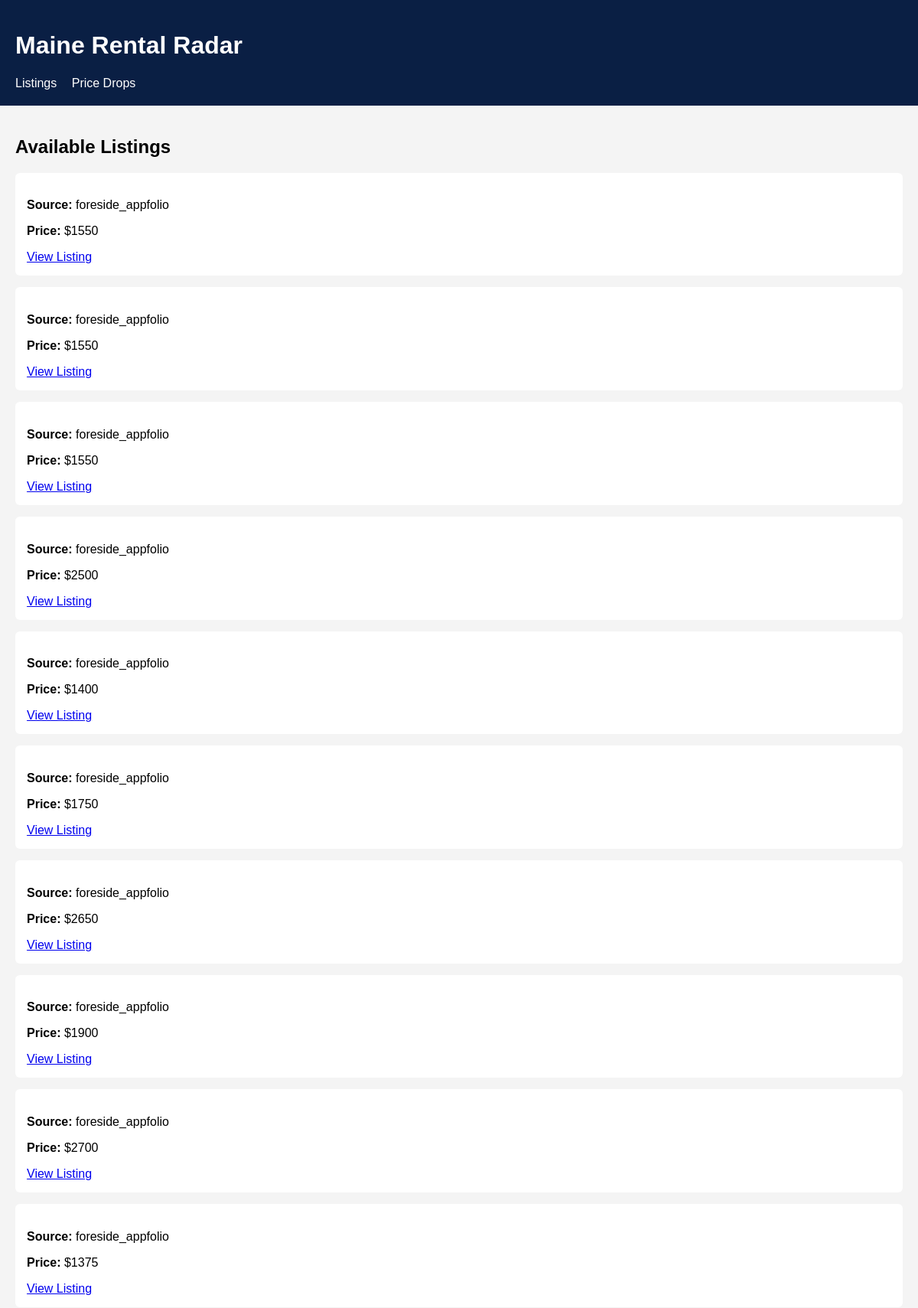
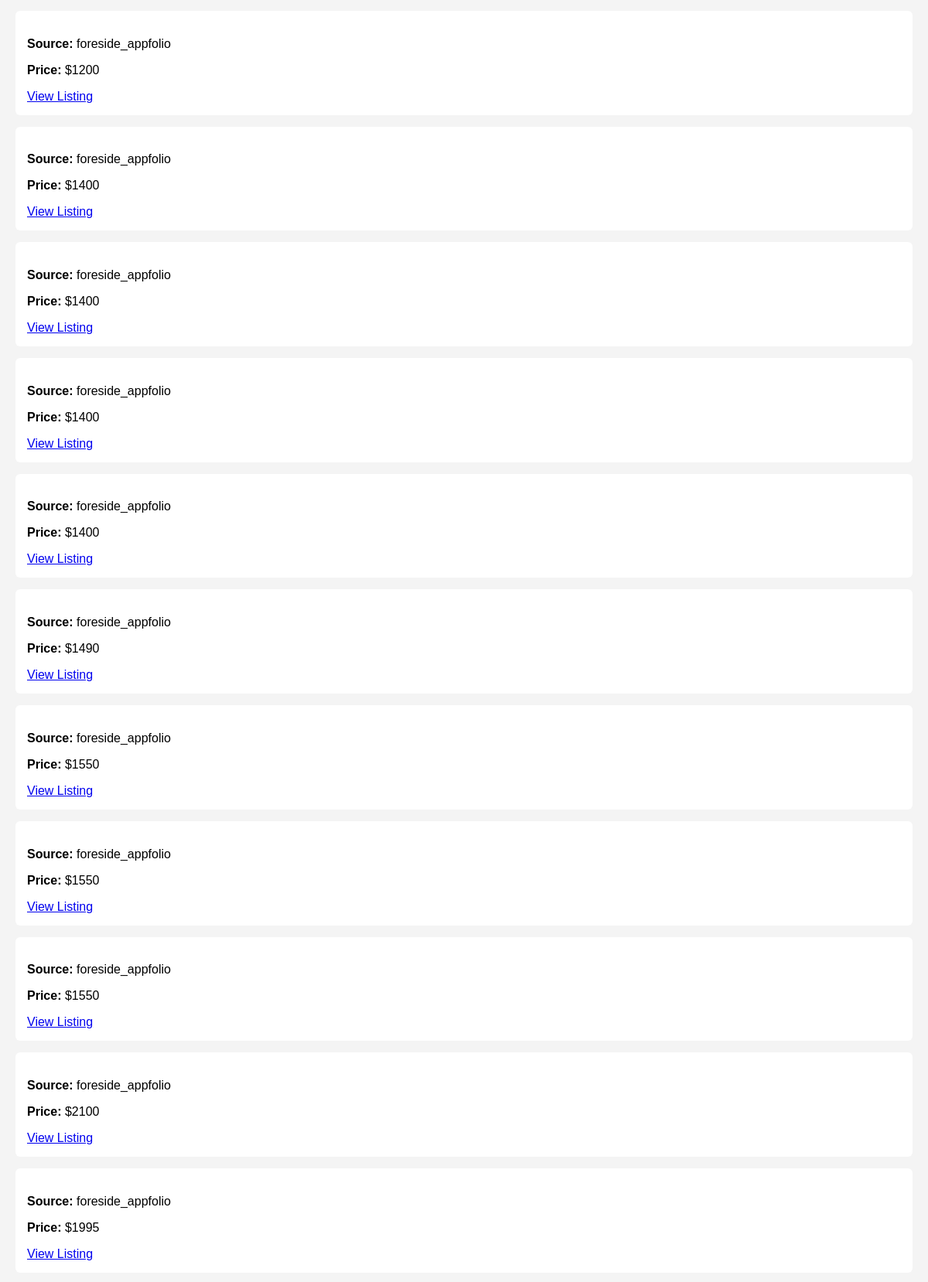
The page / (upper part) on the database its author committed (2 pictures, top to bottom).
### tables this page shows
CREATE TABLE listings (
    source TEXT,
    listing_id TEXT,
    title TEXT,
    url TEXT,
    price INTEGER,
    fetched_at TEXT,
    PRIMARY KEY (source, listing_id)
);

### main.py (the view)
@app.get("/", response_class=HTMLResponse)
def home(request: Request):
    rows = conn.execute(
        "SELECT source, title, url, price, fetched_at FROM listings ORDER BY fetched_at DESC"
    ).fetchall()
    listings = [
        {
            "source": r[0],
            "title": r[1],
            "url": r[2],
            "price": r[3],
            "fetched_at": r[4],
        }
        for r in rows
    ]
    return templates.TemplateResponse(
        "index.html",
        {"request": request, "listings": listings},
    )

### templates/index.html (shortened to what this page needs)
{% extends "base.html" %}
{% block content %}
<h2>Available Listings</h2>
{% for listing in listings %}
<div class="card">
    <p><strong>Source:</strong> {{ listing.source }}</p>
    <p><strong>Price:</strong> ${{ listing.price }}</p>
    <a href="{{ listing.url }}" target="_blank">View Listing</a>
</div>
{% endfor %}
{% endblock %}

### templates/base.html (shortened to what this page needs)
<!DOCTYPE html>
<html>
<head>
    <link rel="stylesheet" href="/static/styles.css">
</head>
<body>
<header>
    <h1>Maine Rental Radar</h1>
    <nav>
        <a href="/">Listings</a>
        <a href="/price-drops">Price Drops</a>
    </nav>
</header>
<main>
{% block content %}{% endblock %}
</main>
</body>
</html>

### static/styles.css (style rules this page uses)
body { font-family: Arial, sans-serif; margin: 0; background: #f4f4f4; }
header { background: #0a1f44; color: white; padding: 20px; }
nav a { color: white; margin-right: 15px; text-decoration: none; }
main { padding: 20px; }
.card { background: white; padding: 15px; margin-bottom: 15px; border-radius: 6px; }

### rows shown on the page
listings: source "foreside_appfolio", price "1550"
listings: source "foreside_appfolio", price "1550"
listings: source "foreside_appfolio", price "1550"
listings: source "foreside_appfolio", price "2500"
listings: source "foreside_appfolio", price "1400"
listings: source "foreside_appfolio", price "1750"
listings: source "foreside_appfolio", price "2650"
listings: source "foreside_appfolio", price "1900"
listings: source "foreside_appfolio", price "2700"
listings: source "foreside_appfolio", price "1375"
listings: source "foreside_appfolio", price "1200"
listings: source "foreside_appfolio", price "1400"
listings: source "foreside_appfolio", price "1400"
listings: source "foreside_appfolio", price "1400"
listings: source "foreside_appfolio", price "1400"
listings: source "foreside_appfolio", price "1490"
listings: source "foreside_appfolio", price "1550"
listings: source "foreside_appfolio", price "1550"
listings: source "foreside_appfolio", price "1550"
listings: source "foreside_appfolio", price "2100"
listings: source "foreside_appfolio", price "1995"
